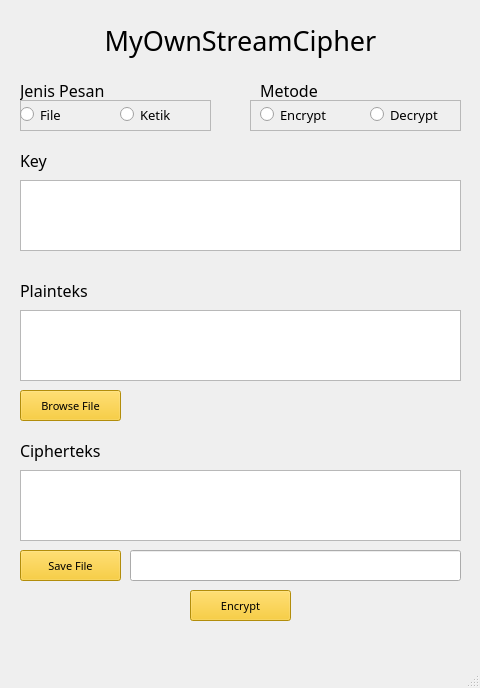
<?xml version="1.0" encoding="UTF-8"?>
<ui version="4.0">
 <class>MainWindow</class>
 <widget class="QMainWindow" name="MainWindow">
  <property name="geometry">
   <rect>
    <x>0</x>
    <y>0</y>
    <width>480</width>
    <height>688</height>
   </rect>
  </property>
  <property name="windowTitle">
   <string>MainWindow</string>
  </property>
  <property name="autoFillBackground">
   <bool>false</bool>
  </property>
  <widget class="QWidget" name="centralwidget">
   <widget class="QLabel" name="judul">
    <property name="geometry">
     <rect>
      <x>0</x>
      <y>20</y>
      <width>481</width>
      <height>41</height>
     </rect>
    </property>
    <property name="font">
     <font>
      <family>Poppins Medium</family>
      <pointsize>20</pointsize>
     </font>
    </property>
    <property name="text">
     <string>&lt;html&gt;&lt;head/&gt;&lt;body&gt;&lt;p align=&quot;center&quot;&gt;MyOwnStreamCipher&lt;/p&gt;&lt;/body&gt;&lt;/html&gt;</string>
    </property>
   </widget>
   <widget class="QLabel" name="jenis_pesan">
    <property name="geometry">
     <rect>
      <x>20</x>
      <y>80</y>
      <width>131</width>
      <height>21</height>
     </rect>
    </property>
    <property name="font">
     <font>
      <family>Poppins Medium</family>
      <pointsize>12</pointsize>
     </font>
    </property>
    <property name="text">
     <string>Jenis Pesan</string>
    </property>
   </widget>
   <widget class="QTextEdit" name="input_key">
    <property name="geometry">
     <rect>
      <x>20</x>
      <y>180</y>
      <width>441</width>
      <height>71</height>
     </rect>
    </property>
   </widget>
   <widget class="QLabel" name="metode">
    <property name="geometry">
     <rect>
      <x>260</x>
      <y>80</y>
      <width>131</width>
      <height>21</height>
     </rect>
    </property>
    <property name="font">
     <font>
      <family>Poppins Medium</family>
      <pointsize>12</pointsize>
     </font>
    </property>
    <property name="text">
     <string>Metode</string>
    </property>
   </widget>
   <widget class="QLabel" name="key">
    <property name="geometry">
     <rect>
      <x>20</x>
      <y>150</y>
      <width>131</width>
      <height>21</height>
     </rect>
    </property>
    <property name="font">
     <font>
      <family>Poppins Medium</family>
      <pointsize>12</pointsize>
     </font>
    </property>
    <property name="text">
     <string>Key</string>
    </property>
   </widget>
   <widget class="QLabel" name="judul_input">
    <property name="geometry">
     <rect>
      <x>20</x>
      <y>280</y>
      <width>131</width>
      <height>21</height>
     </rect>
    </property>
    <property name="font">
     <font>
      <family>Poppins Medium</family>
      <pointsize>12</pointsize>
     </font>
    </property>
    <property name="text">
     <string>Plainteks</string>
    </property>
   </widget>
   <widget class="QTextEdit" name="input">
    <property name="geometry">
     <rect>
      <x>20</x>
      <y>310</y>
      <width>441</width>
      <height>71</height>
     </rect>
    </property>
   </widget>
   <widget class="QPushButton" name="browse_button">
    <property name="geometry">
     <rect>
      <x>20</x>
      <y>390</y>
      <width>101</width>
      <height>31</height>
     </rect>
    </property>
    <property name="font">
     <font>
      <family>Poppins</family>
      <pointsize>8</pointsize>
     </font>
    </property>
    <property name="styleSheet">
     <string notr="true">background-color: rgb(249, 197, 15);</string>
    </property>
    <property name="text">
     <string>Browse File</string>
    </property>
   </widget>
   <widget class="QLabel" name="browse_filename">
    <property name="geometry">
     <rect>
      <x>130</x>
      <y>395</y>
      <width>331</width>
      <height>21</height>
     </rect>
    </property>
    <property name="font">
     <font>
      <family>Poppins</family>
     </font>
    </property>
    <property name="text">
     <string/>
    </property>
   </widget>
   <widget class="QLabel" name="judul_output">
    <property name="geometry">
     <rect>
      <x>20</x>
      <y>440</y>
      <width>131</width>
      <height>21</height>
     </rect>
    </property>
    <property name="font">
     <font>
      <family>Poppins Medium</family>
      <pointsize>12</pointsize>
     </font>
    </property>
    <property name="text">
     <string>Cipherteks</string>
    </property>
   </widget>
   <widget class="QTextBrowser" name="output">
    <property name="geometry">
     <rect>
      <x>20</x>
      <y>470</y>
      <width>441</width>
      <height>71</height>
     </rect>
    </property>
   </widget>
   <widget class="QPushButton" name="save_button">
    <property name="geometry">
     <rect>
      <x>20</x>
      <y>550</y>
      <width>101</width>
      <height>31</height>
     </rect>
    </property>
    <property name="font">
     <font>
      <family>Poppins</family>
      <pointsize>8</pointsize>
     </font>
    </property>
    <property name="styleSheet">
     <string notr="true">background-color: rgb(249, 197, 15);</string>
    </property>
    <property name="text">
     <string>Save File</string>
    </property>
   </widget>
   <widget class="QLineEdit" name="save_filename">
    <property name="geometry">
     <rect>
      <x>130</x>
      <y>550</y>
      <width>331</width>
      <height>31</height>
     </rect>
    </property>
   </widget>
   <widget class="QPushButton" name="button">
    <property name="geometry">
     <rect>
      <x>190</x>
      <y>590</y>
      <width>101</width>
      <height>31</height>
     </rect>
    </property>
    <property name="font">
     <font>
      <family>Poppins</family>
      <pointsize>8</pointsize>
     </font>
    </property>
    <property name="styleSheet">
     <string notr="true">background-color: rgb(249, 197, 15);</string>
    </property>
    <property name="text">
     <string>Encrypt</string>
    </property>
   </widget>
   <widget class="QFrame" name="frame1">
    <property name="geometry">
     <rect>
      <x>20</x>
      <y>100</y>
      <width>191</width>
      <height>31</height>
     </rect>
    </property>
    <property name="frameShape">
     <enum>QFrame::StyledPanel</enum>
    </property>
    <property name="frameShadow">
     <enum>QFrame::Raised</enum>
    </property>
    <widget class="QRadioButton" name="jenis_file">
     <property name="geometry">
      <rect>
       <x>0</x>
       <y>6</y>
       <width>82</width>
       <height>17</height>
      </rect>
     </property>
     <property name="font">
      <font>
       <family>Poppins</family>
       <pointsize>10</pointsize>
      </font>
     </property>
     <property name="text">
      <string>File</string>
     </property>
    </widget>
    <widget class="QRadioButton" name="jenis_plainteks">
     <property name="geometry">
      <rect>
       <x>100</x>
       <y>6</y>
       <width>91</width>
       <height>17</height>
      </rect>
     </property>
     <property name="font">
      <font>
       <family>Poppins</family>
       <pointsize>10</pointsize>
      </font>
     </property>
     <property name="text">
      <string>Ketik</string>
     </property>
    </widget>
   </widget>
   <widget class="QFrame" name="frame2">
    <property name="geometry">
     <rect>
      <x>250</x>
      <y>100</y>
      <width>211</width>
      <height>31</height>
     </rect>
    </property>
    <property name="frameShape">
     <enum>QFrame::StyledPanel</enum>
    </property>
    <property name="frameShadow">
     <enum>QFrame::Raised</enum>
    </property>
    <widget class="QRadioButton" name="metode_encrypt">
     <property name="geometry">
      <rect>
       <x>10</x>
       <y>6</y>
       <width>82</width>
       <height>17</height>
      </rect>
     </property>
     <property name="font">
      <font>
       <family>Poppins</family>
       <pointsize>10</pointsize>
      </font>
     </property>
     <property name="text">
      <string>Encrypt</string>
     </property>
    </widget>
    <widget class="QRadioButton" name="metode_decrypt">
     <property name="geometry">
      <rect>
       <x>120</x>
       <y>6</y>
       <width>91</width>
       <height>17</height>
      </rect>
     </property>
     <property name="font">
      <font>
       <family>Poppins</family>
       <pointsize>10</pointsize>
      </font>
     </property>
     <property name="text">
      <string>Decrypt</string>
     </property>
    </widget>
   </widget>
   <widget class="QLabel" name="alert">
    <property name="geometry">
     <rect>
      <x>20</x>
      <y>630</y>
      <width>441</width>
      <height>21</height>
     </rect>
    </property>
    <property name="font">
     <font>
      <family>Poppins</family>
     </font>
    </property>
    <property name="text">
     <string>&lt;html&gt;&lt;head/&gt;&lt;body&gt;&lt;p align=&quot;center&quot;&gt;&lt;br/&gt;&lt;/p&gt;&lt;/body&gt;&lt;/html&gt;</string>
    </property>
    <property name="alignment">
     <set>Qt::AlignCenter</set>
    </property>
   </widget>
  </widget>
  <widget class="QMenuBar" name="menubar">
   <property name="geometry">
    <rect>
     <x>0</x>
     <y>0</y>
     <width>480</width>
     <height>18</height>
    </rect>
   </property>
  </widget>
  <widget class="QStatusBar" name="statusbar"/>
 </widget>
 <resources/>
 <connections/>
</ui>
